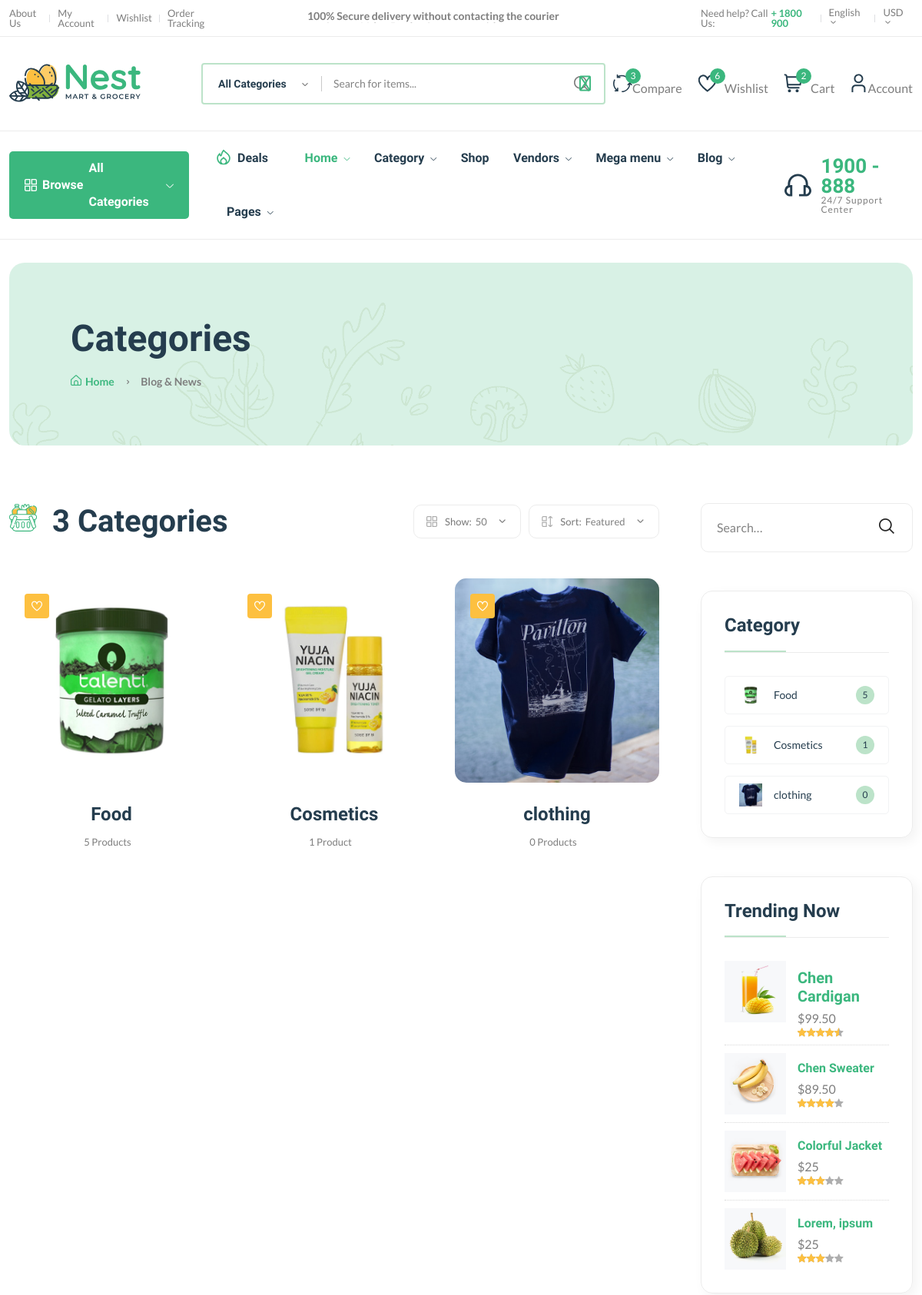
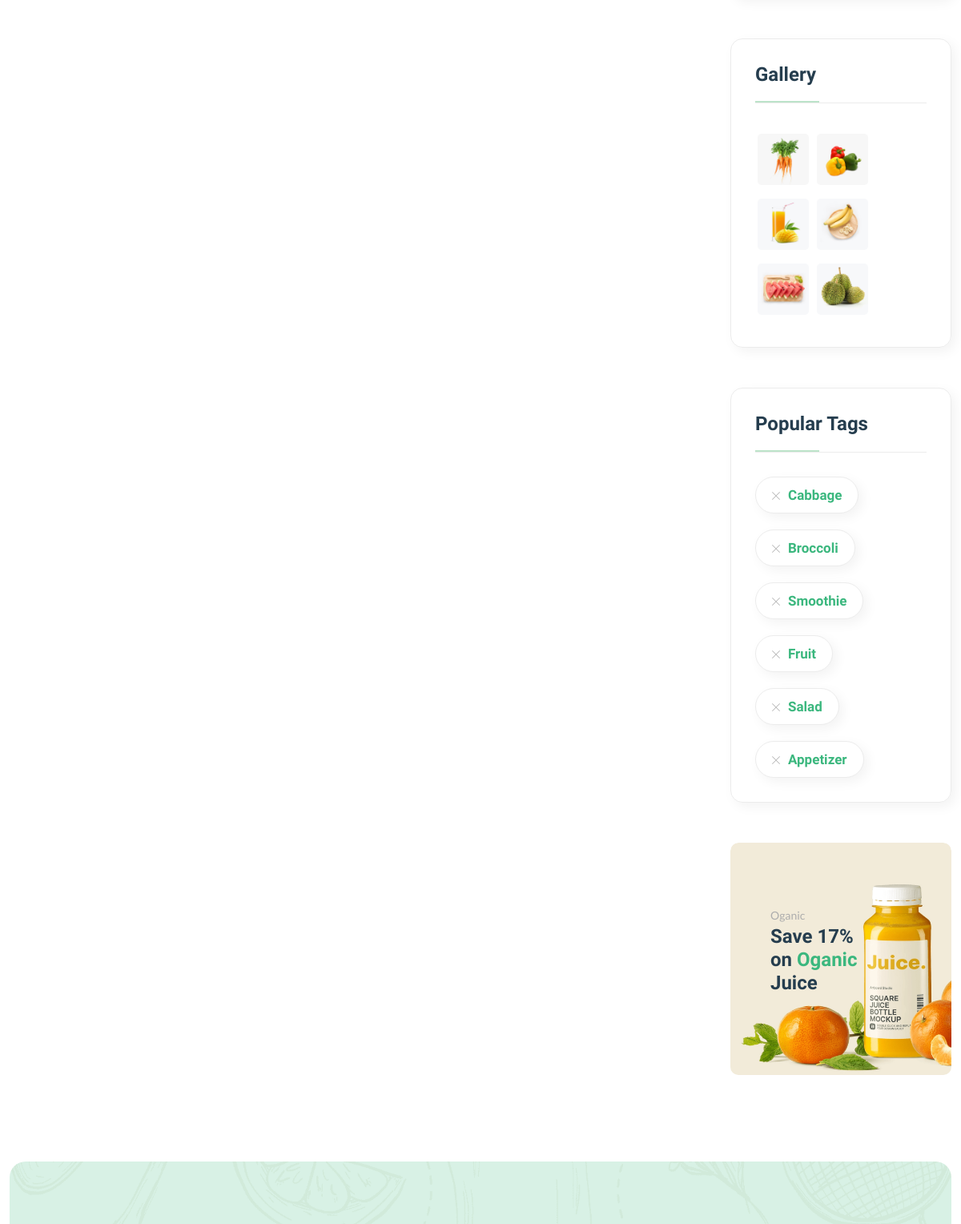
The page /category/ (upper part) on the database its author committed (2 pictures, top to bottom).
### core/models.py (models this page shows, shortened)
class Category(models.Model):
    cid = ShortUUIDField(
        unique=True, length=10, max_length=20, prefix="cat", alphabet="abcdef12345"
    )
    title = models.CharField(max_length=100, default="Food")
    image = models.ImageField(upload_to="category", default="category.jpg")
    class Meta:
        verbose_name_plural = "Categories"

### core/views.py (the view)
# urls.py: path("category/", views.category_list_view, name="category-list"),
def category_list_view(request):
    categories = Category.objects.all()
    context = {"categories": categories}
    return render(request, "core/category-list.html", context)

### core/context_processor.py (called while the page is built)
def default(request):
    categories = Category.objects.all()
    vendors = Vendor.objects.all()
    min_max_price = Product.objects.aggregate(Min("price"), Max("price"))
    try:
        address = Address.objects.get(user=request.user)
    except:
        address = None
    return {
        "categories": categories,
        "address": address,
        "vendors": vendors,
        "min_max_price": min_max_price,
    }

### templates/core/category-list.html (shortened to what this page needs)
{% extends "partials/base.html" %}
{% load static %}
{% block content %}
<main class="main">
    <div class="page-header mt-30 mb-75">
        <div class="container">
            <div class="archive-header">
                <div class="row align-items-center">
                    <div class="col-xl-3">
                        <h1 class="mb-15">Categories</h1>
                        <div class="breadcrumb">
                            <a href="index.html" rel="nofollow"><i class="fi-rs-home mr-5"></i>Home</a>
                            <span></span> Blog & News
                        </div>
                    </div>
                </div>
            </div>
        </div>
    </div>
    <div class="page-content mb-50">
        <div class="container">
            <div class="row">
                <div class="col-lg-9">
                    <div class="shop-product-fillter mb-50 pr-30">
                        <div class="totall-product">
                            <h2>
                                <img class="w-36px mr-10" src="assets/imgs/theme/icons/category-1.svg" alt="" />
                                {{categories.count}} Categories
                            </h2>
                        </div>
                        <div class="sort-by-product-area">
                            <div class="sort-by-cover mr-10">
                                <div class="sort-by-product-wrap">
                                    <div class="sort-by">
                                        <span><i class="fi-rs-apps"></i>Show:</span>
                                    </div>
                                    <div class="sort-by-dropdown-wrap">
                                        <span> 50 <i class="fi-rs-angle-small-down"></i></span>
                                    </div>
                                </div>
                            </div>
                            <div class="sort-by-cover">
                                <div class="sort-by-product-wrap">
                                    <div class="sort-by">
                                        <span><i class="fi-rs-apps-sort"></i>Sort:</span>
                                    </div>
                                    <div class="sort-by-dropdown-wrap">
                                        <span>Featured <i class="fi-rs-angle-small-down"></i></span>
                                    </div>
                                </div>
                            </div>
                        </div>
                    </div>
                    <div class="loop-grid pr-30">
                        <div class="row">
                            {% for c in categories %}
                            <article class="col-xl-4 col-lg-6 col-md-6 text-center hover-up mb-30 animated">
                                <div class="post-thumb">
                                    <a href="{% url 'core:category-product-list' c.cid %}">
                                        <img class="border-radius-15" src="{{c.image.url}}" alt="" />
                                    </a>
                                    <div class="entry-meta">
                                        <a class="entry-meta meta-2" href="{% url 'core:category-product-list' c.cid %}"><i class="fi-rs-heart"></i></a>
                                    </div>
                                </div>
                                <div class="entry-content-2">
                                    <h4 class="post-title mb-15">
                                        <a href="blog-post-right.html">{{c.title}}</a>
                                    </h4>
                                    <div class="entry-meta font-xs color-grey mt-10 pb-10">
                                        <div>
                                            <span class="hit-count mr-10">{{c.category.count}} Product{{c.category.count|pluralize}}</span>
                                        </div>
                                    </div>
                                </div>
                            </article>
                            {% endfor %}
                        </div>
                    </div>
                </div>
                <div class="col-lg-3 primary-sidebar sticky-sidebar">
                    <div class="widget-area">
                        <div class="sidebar-widget-2 widget_search mb-50">
                            <div class="search-form">
                                <form action="#">
                                    <input type="text" placeholder="Search…" />
                                    <button type="submit"><i class="fi-rs-search"></i></button>
                                </form>
                            </div>
                        </div>
                        <div class="sidebar-widget widget-category-2 mb-50">
                            <h5 class="section-title style-1 mb-30">Category</h5>
                            <ul>
                                {% for c in categories %}
                                <li>
                                    <a href="shop-grid-right.html"> <img src="{{c.image.url}}" alt="" />{{c.title}}</a><span class="count">{{c.category.count}}</span>
                                </li>
                                {% endfor %}
                            </ul>
                        </div>
                        <div class="sidebar-widget product-sidebar mb-50 p-30 bg-grey border-radius-10">
                            <h5 class="section-title style-1 mb-30">Trending Now</h5>
                            <div class="single-post clearfix">
                                <div class="image">
                                    <img src="assets/imgs/shop/thumbnail-3.jpg" alt="#" />
                                </div>
                                <div class="content pt-10">
                                    <h5><a href="shop-product-detail.html">Chen Cardigan</a></h5>
                                    <p class="price mb-0 mt-5">$99.50</p>
                                    <div class="product-rate">
                                        <div class="product-rating" style="width: 90%"></div>
                                    </div>
                                </div>
                            </div>
                            <div class="single-post clearfix">
                                <div class="image">
                                    <img src="assets/imgs/shop/thumbnail-4.jpg" alt="#" />
                                </div>
                                <div class="content pt-10">
                                    <h6><a href="shop-product-detail.html">Chen Sweater</a></h6>
                                    <p class="price mb-0 mt-5">$89.50</p>
                                    <div class="product-rate">
                                        <div class="product-rating" style="width: 80%"></div>
                                    </div>
                                </div>
                            </div>
                            <div class="single-post clearfix">
                                <div class="image">
                                    <img src="assets/imgs/shop/thumbnail-5.jpg" alt="#" />
                                </div>
                                <div class="content pt-10">
                                    <h6><a href="shop-product-detail.html">Colorful Jacket</a></h6>
                                    <p class="price mb-0 mt-5">$25</p>
                                    <div class="product-rate">
                                        <div class="product-rating" style="width: 60%"></div>
                                    </div>
                                </div>
                            </div>
                            <div class="single-post clearfix">
                                <div class="image">
                                    <img src="assets/imgs/shop/thumbnail-6.jpg" alt="#" />
                                </div>
                                <div class="content pt-10">
                                    <h6><a href="shop-product-detail.html">Lorem, ipsum</a></h6>
                                    <p class="price mb-0 mt-5">$25</p>
                                    <div class="product-rate">
                                        <div class="product-rating" style="width: 60%"></div>
                                    </div>
                                </div>
                            </div>
                        </div>
                        <div class="sidebar-widget widget_instagram mb-50">
                            <h5 class="section-title style-1 mb-30">Gallery</h5>
                            <div class="instagram-gellay">
                                <ul class="insta-feed">
                                    <li>
                                        <a href="#"><img class="border-radius-5" src="assets/imgs/shop/thumbnail-1.jpg" alt="" /></a>
                                    </li>
                                    <li>
                                        <a href="#"><img class="border-radius-5" src="assets/imgs/shop/thumbnail-2.jpg" alt="" /></a>
                                    </li>
                                    <li>
                                        <a href="#"><img class="border-radius-5" src="assets/imgs/shop/thumbnail-3.jpg" alt="" /></a>
                                    </li>
                                    <li>
                                        <a href="#"><img class="border-radius-5" src="assets/imgs/shop/thumbnail-4.jpg" alt="" /></a>
                                    </li>
                                    <li>
                                        <a href="#"><img class="border-radius-5" src="assets/imgs/shop/thumbnail-5.jpg" alt="" /></a>
                                    </li>
                                    <li>
                                        <a href="#"><img class="border-radius-5" src="assets/imgs/shop/thumbnail-6.jpg" alt="" /></a>
                                    </li>
                                </ul>
                            </div>
                        </div>
                        <div class="sidebar-widget widget-tags mb-50 pb-10">
                            <h5 class="section-title style-1 mb-30">Popular Tags</h5>
                            <ul class="tags-list">
                                <li class="hover-up">
                                    <a href="blog-category-grid.html"><i class="fi-rs-cross mr-10"></i>Cabbage</a>
                                </li>
                                <li class="hover-up">
                                    <a href="blog-category-grid.html"><i class="fi-rs-cross mr-10"></i>Broccoli</a>
                                </li>
                                <li class="hover-up">
                                    <a href="blog-category-grid.html"><i class="fi-rs-cross mr-10"></i>Smoothie</a>
                                </li>
                                <li class="hover-up">
                                    <a href="blog-category-grid.html"><i class="fi-rs-cross mr-10"></i>Fruit</a>
                                </li>
                                <li class="hover-up mr-0">
                                    <a href="blog-category-grid.html"><i class="fi-rs-cross mr-10"></i>Salad</a>
                                </li>
                                <li class="hover-up mr-0">
                                    <a href="blog-category-grid.html"><i class="fi-rs-cross mr-10"></i>Appetizer</a>
                                </li>
                            </ul>
                        </div>
                        <div class="banner-img wow fadeIn mb-50 animated d-lg-block d-none">
                            <img src="assets/imgs/banner/banner-11.png" alt="" />
                            <div class="banner-text">
                                <span>Oganic</span>
                                <h4>
                                    Save 17% <br />
                                    on <span class="text-brand">Oganic</span><br />
                                    Juice
                                </h4>
                            </div>
                        </div>
                    </div>
                </div>
            </div>
        </div>
    </div>
</main>
{% endblock content %}

### rows shown on the page
Category: image (picture), title "Food", category.count "5"
Category: image (picture), title "Cosmetics", category.count "1"
Category: image (picture), title "clothing", category.count "0"

### other values the page prints
{{ categories.count }} "3"
